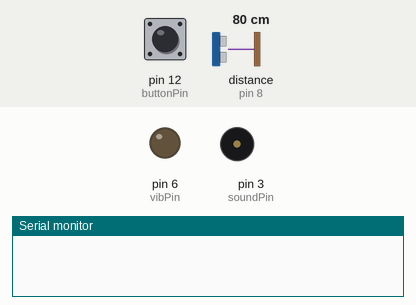
A sketch run on a simulated Arduino Uno, built with avr-gcc and run on an emulated ATmega328P. On the bench: output pins drawn as LEDs (lit = HIGH), buzzer (waves = sounding), the last lines printed to the serial monitor. The inputs (shaded band) are chosen by the test bench; at power-on: pin 12 (buttonPin) HIGH, distance to the obstacle (sensor on pin 8) 80 cm. The echo pulse lasts 58.3 µs per cm; pins used as bus, display or sensor lines are not drawn.

Above: at 1.2 s.
1.3 s: pin 12 (buttonPin) pulled LOW for 0.15 s
At 1.63 s:
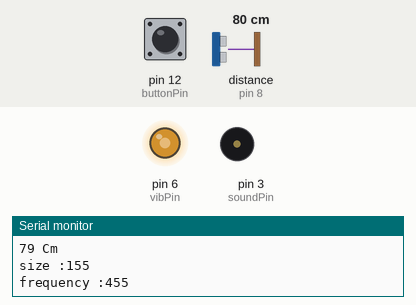
3.3 s: pin 12 (buttonPin) pulled LOW for 3.2 s
At 3.97 s:
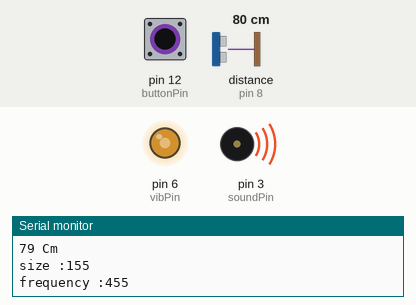
Timing chart, 0 to 8.2 s (numbered marks = the images above; inputs shaded):
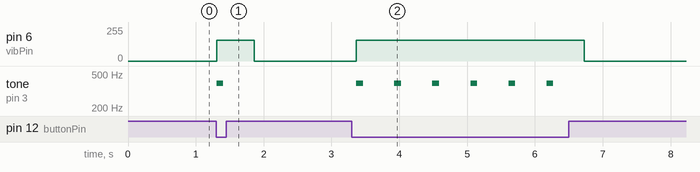

Measured:
- after the input at 1.3 s, pin 6 (vibPin): 0/255 → 155/255 at once, → 0/255 0.56 s later; tone on pin 3 (soundPin): silent → 392 Hz at once, → silent 0.10 s later
- after the input at 3.3 s, pin 6 (vibPin): 0/255 → 155/255 after 0.07 s, → 0/255 3.4 s later; tone on pin 3 (soundPin): alternates 392 Hz for 0.10 s and silent for 0.46 s, 12 changes in all, then stays silent, starting after 0.07 s

The sketch:

arduino_file.ino
```cpp
#define TRIG 9
#define ECHO 8
int buttonPin = 12;
int soundPin = 3;
int vibPin = 6;
int size;
int frequency;

void setup() {
  Serial.begin(9600);
  pinMode(buttonPin, INPUT_PULLUP);
  pinMode(TRIG, OUTPUT);
  pinMode(ECHO, INPUT);
  pinMode(vibPin, OUTPUT);
}

void loop() {
  int buttonState = digitalRead(buttonPin);

  if (buttonState == LOW) {
    long duration, distance;
    digitalWrite(TRIG, LOW);
    delayMicroseconds(2);
    digitalWrite(TRIG, HIGH);
    delayMicroseconds(10);
    digitalWrite(TRIG, LOW);

    duration = pulseIn(ECHO, HIGH);

    distance = duration * 0.034 / 2;

    size = map(distance, 0, 200, 255, 0);
    frequency = map(distance, 0, 200, 100, 1000);

    Serial.print(distance);
    Serial.println(" Cm");

    if (distance < 25) {
      tone(soundPin, 392);
      analogWrite(vibPin, size);

    } else if (distance < 200) {
      Serial.print("size :");
      Serial.println(size);
      Serial.print("frequency :");
      Serial.println(frequency);

      tone(soundPin, 392, 100);
      analogWrite(vibPin, size);
      delay(frequency);
    }

    else {
      size = 0;
      Serial.print("2미터 이상입니다.");
      noTone(soundPin);
      analogWrite(vibPin, size);
    }

  } else {
    noTone(soundPin);
    analogWrite(vibPin, 0);
  }

  delay(100);
}
```
